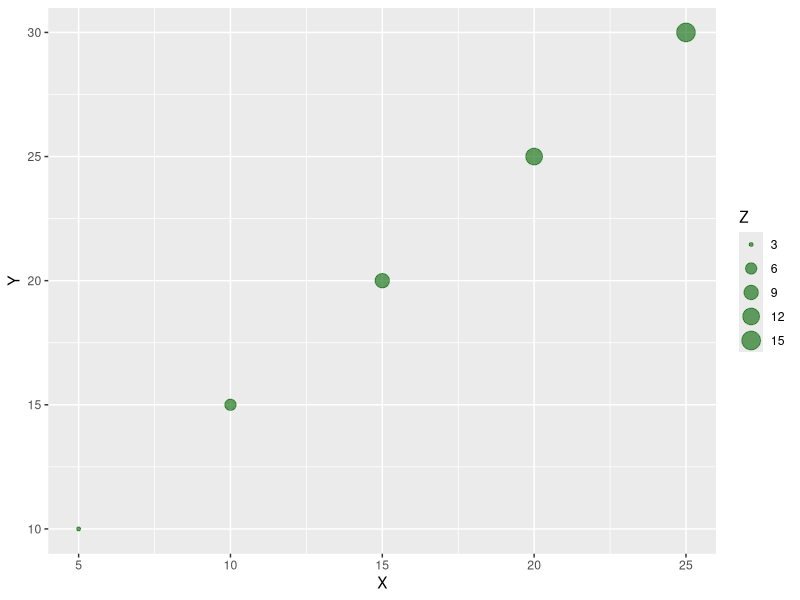

This chart was generated by the following R code:
#2 bubble chart
library(ggplot2)

df_bubble <- data.frame(
  X = c(5, 10, 15, 20, 25),
  Y = c(10, 15, 20, 25, 30),
  Z = c(3, 6, 9, 12, 15)
)

ggplot(df_bubble, aes(x = X, y = Y, size = Z)) +
  geom_point(color = "darkgreen", alpha = 0.6)


